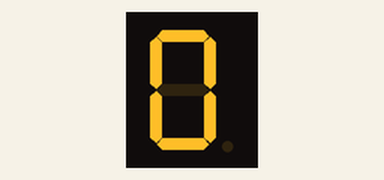
A sketch run on a simulated Arduino Uno, built with avr-gcc and run on an emulated ATmega328P. Parts: 1-digit seven-segment display. Wiring (inferred from the names in the program): 1-digit 7-segment display, segments lit when HIGH: segments pin 5, pin 6, pin 7, pin 8, pin 9, pin 10, pin 11. The segment pins are drawn as the display they are named for.

Above: at 0.1 s.
At 1.1 s:
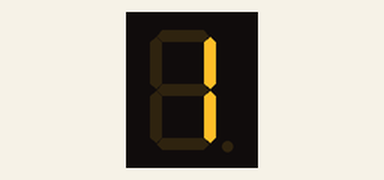
At 2.1 s:
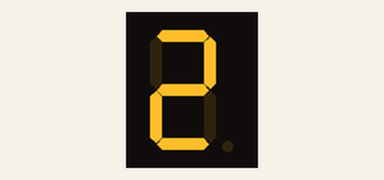
At 4.1 s:
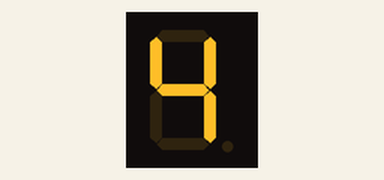
At 6.1 s:
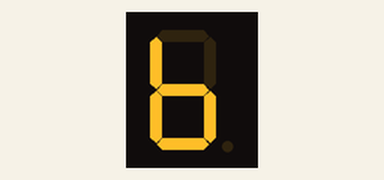
At 9.1 s:
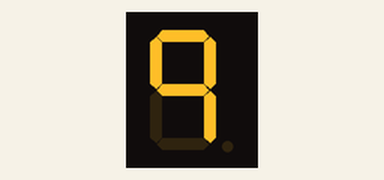

The sketch:

Exercici002.ino
```cpp
/****************************************************************
 **                                                            **
 **                   Display de 7 segments                    **
 **                                                            **
 **                         Exercici 2                         **
 **                                                            **
 **  NOM: David Casas                         DATA: 6/01/2022  **
 ***************************************************************/
 //**************************INCLUDE*****************************


 //*************************VARIABLES****************************
  const byte segA = 5;          // donar nom al pin 5 de l’Arduino
  const byte segB = 6;          // donar nom al pin 6 de l’Arduino
  const byte segC = 7;          // donar nom al pin 7 de l’Arduino
  const byte segD = 8;          // donar nom al pin 8 de l’Arduino
  const byte segE = 9;          // donar nom al pin 9 de l’Arduino
  const byte segF = 10;         // donar nom al pin 10 de l’Arduino
  const byte segG = 11;         // donar nom al pin 11 de l’Arduino
  unsigned long temps = 1000;

 //***************************SETUP******************************

void setup() {             // configura el final de salida

  pinMode(segA,OUTPUT);
  pinMode(segB,OUTPUT);
  pinMode(segC,OUTPUT);
  pinMode(segD,OUTPUT);
  pinMode(segE,OUTPUT);
  pinMode(segF,OUTPUT);
  pinMode(segG,OUTPUT);

 }
 //***************************LOOP*******************************

void loop() {             // incia el bucle del programa

  digitalWrite(segA, HIGH);
  digitalWrite(segB, HIGH);
  digitalWrite(segC, HIGH);
  digitalWrite(segD, HIGH);
  digitalWrite(segE, HIGH);
  digitalWrite(segF, HIGH);
  delay (temps);

  digitalWrite(segA, LOW);
  digitalWrite(segB, LOW);
  digitalWrite(segC, LOW);
  digitalWrite(segD, LOW);
  digitalWrite(segE, LOW);
  digitalWrite(segF, LOW);

  digitalWrite(segB, HIGH);
  digitalWrite(segC, HIGH);
  delay (temps);

  digitalWrite(segB, LOW);
  digitalWrite(segC, LOW);

  digitalWrite(segA, HIGH);
  digitalWrite(segB, HIGH);
  digitalWrite(segG, HIGH);
  digitalWrite(segE, HIGH);
  digitalWrite(segD, HIGH);
  delay (temps);

  digitalWrite(segA, LOW);
  digitalWrite(segB, LOW);
  digitalWrite(segG, LOW);
  digitalWrite(segE, LOW);
  digitalWrite(segD, LOW);

  digitalWrite(segA, HIGH);
  digitalWrite(segB, HIGH);
  digitalWrite(segG, HIGH);
  digitalWrite(segC, HIGH);
  digitalWrite(segD, HIGH);
  delay (temps);

  digitalWrite(segA, LOW);
  digitalWrite(segB, LOW);
  digitalWrite(segG, LOW);
  digitalWrite(segC, LOW);
  digitalWrite(segD, LOW);

  digitalWrite(segF, HIGH);
  digitalWrite(segG, HIGH);
  digitalWrite(segB, HIGH);
  digitalWrite(segC, HIGH);
  delay (temps);

  digitalWrite(segF, LOW);
  digitalWrite(segG, LOW);
  digitalWrite(segB, LOW);
  digitalWrite(segC, LOW);

  digitalWrite(segA, HIGH);
  digitalWrite(segF, HIGH);
  digitalWrite(segG, HIGH);
  digitalWrite(segC, HIGH);
  digitalWrite(segD, HIGH);
  delay (temps);

  digitalWrite(segA, LOW);
  digitalWrite(segF, LOW);
  digitalWrite(segG, LOW);
  digitalWrite(segC, LOW);
  digitalWrite(segD, LOW);

  digitalWrite(segF, HIGH);
  digitalWrite(segG, HIGH);
  digitalWrite(segC, HIGH);
  digitalWrite(segD, HIGH);
  digitalWrite(segE, HIGH);
  delay (temps);

  digitalWrite(segF, LOW);
  digitalWrite(segG, LOW);
  digitalWrite(segC, LOW);
  digitalWrite(segD, LOW);
  digitalWrite(segE, LOW);

  digitalWrite(segA, HIGH);
  digitalWrite(segB, HIGH);
  digitalWrite(segC, HIGH);
  delay (temps);

  digitalWrite(segA, LOW);
  digitalWrite(segB, LOW);
  digitalWrite(segC, LOW);

  digitalWrite(segA, HIGH);
  digitalWrite(segB, HIGH);
  digitalWrite(segC, HIGH);
  digitalWrite(segD, HIGH);
  digitalWrite(segE, HIGH);
  digitalWrite(segF, HIGH);
  digitalWrite(segG, HIGH);
  delay (temps);

  digitalWrite(segA, LOW);
  digitalWrite(segB, LOW);
  digitalWrite(segC, LOW);
  digitalWrite(segD, LOW);
  digitalWrite(segE, LOW);
  digitalWrite(segF, LOW);
  digitalWrite(segG, LOW);

  digitalWrite(segA, HIGH);
  digitalWrite(segB, HIGH);
  digitalWrite(segC, HIGH);
  digitalWrite(segF, HIGH);
  digitalWrite(segG, HIGH);
  delay (temps);

  digitalWrite(segA, LOW);
  digitalWrite(segB, LOW);
  digitalWrite(segC, LOW);
  digitalWrite(segF, LOW);
  digitalWrite(segG, LOW);

 }
 //*************************FUNCIONS*****************************
```

Measured:
- by itself, everything shown: repeats every 10.0 s, in 11 steps
- what the display in image 1 shows lasts 1.0 s, from 1.0 s to 2.0 s
